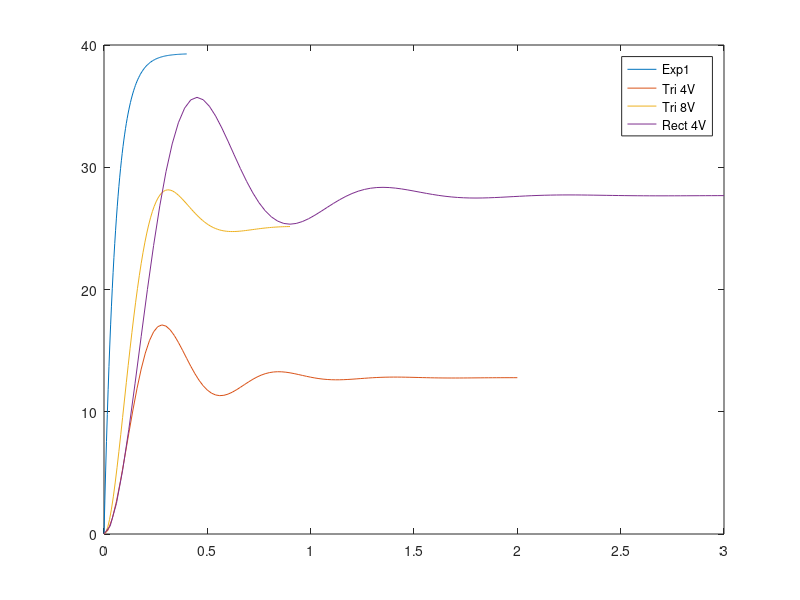

Reproduce this figure in MATLAB.
clear all, close all, clc
[y,t] = step(tf(39.3,[0.056,1]));

plot(t,y); grid(gca,'minor');
hold on;
[y,t] = step(tf(1781.5,[1, 7.7,139.4]));

plot(t,y); grid(gca,'minor');
hold on;
[y,t] = step(tf(3733.8,[1, 13.6,148.7]));

plot(t,y); grid(gca,'minor');
hold on;
[y,t] = step(tf(1561.1,[1, 5.5,56.4]));

plot(t,y); grid(gca,'minor');
hold on;

legend('Exp1', ...
'Tri 4V',...
'Tri 8V',...
'Rect 4V'); 